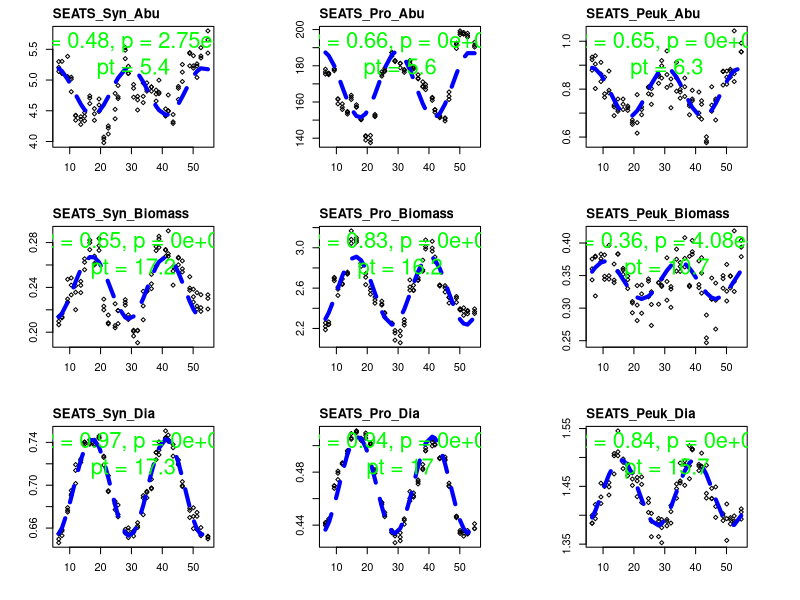
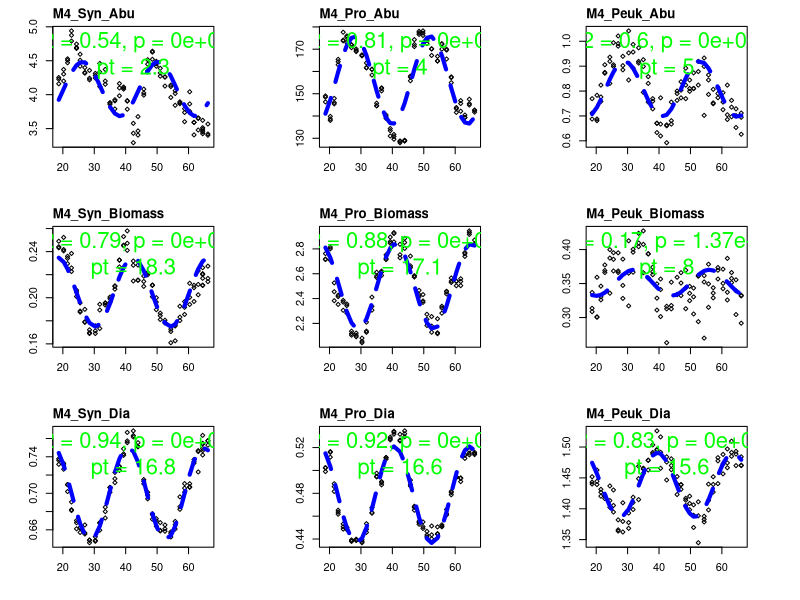
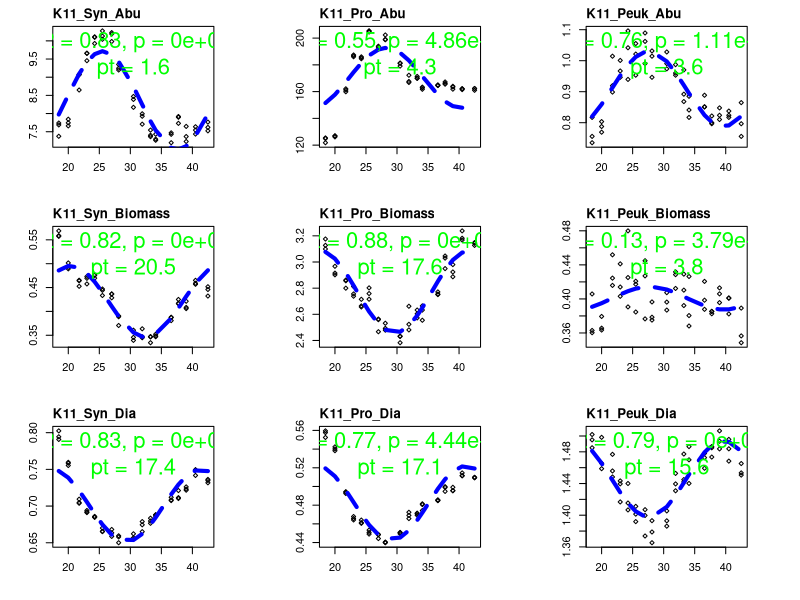
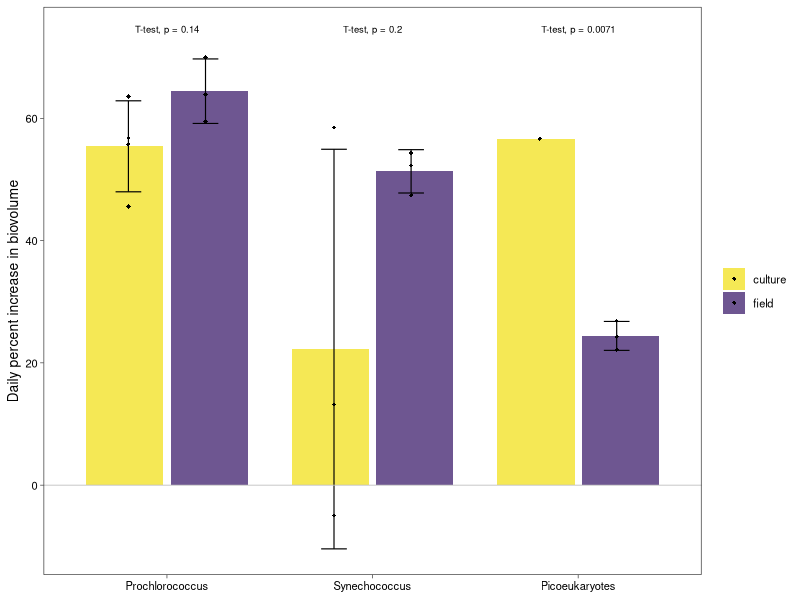
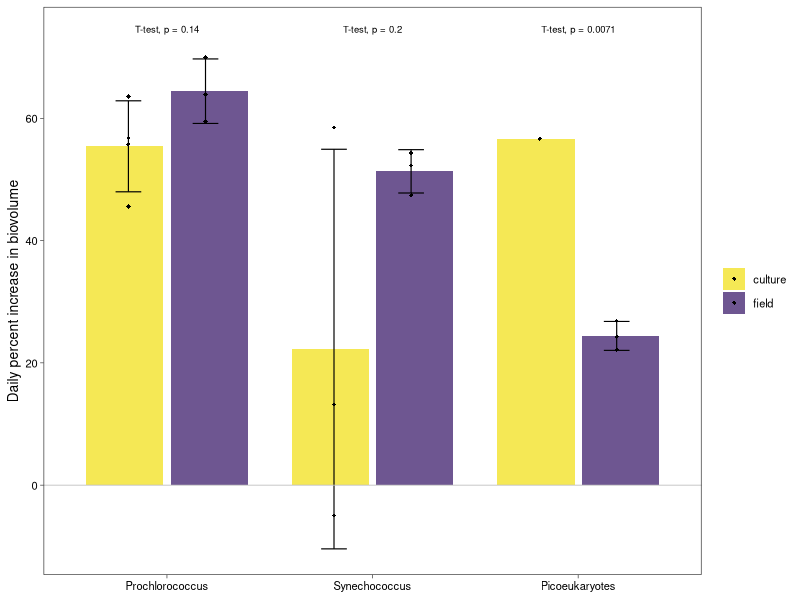

The R source for these figures, in order:
  
    library(lubridate); library(scales);library(tidyverse); library(ggpubr);
    
    #' size and biomass calculation (equation parameters refer to Calibration_FSC.R)
    #' 
    #' @author Changlin Li 
    #' 
    #' @param FSC normalized to standard beads (0.97-µm)
    #' @param Abu abudance (10^3 cells mL-1)
    #'
    #' @return Dia cell size (µm, equivalent spherical diameter, ESD)
    #' @return Biomass  (μg C L-1)
    #' 
    FSC_Dia <- function(FSC){
      Dia <- 10 ^ (log10(FSC) * 0.250378257 + 0.135092677)
      return(Dia)
    }
    
    FSC_Abu_Biomass <- function(FSC, Abu) {
      Dia <- 10 ^ (log10(FSC) * 0.250378257 + 0.135092677)
      Vol <- 4/3*pi*((Dia)/2)^3
      Carbon  <- Vol * 280
      Biomass <- Carbon * Abu / 1000
      return(Biomass)
    }
    
    Vol <- function(Dia) 4/3*pi*((Dia)/2)^3 # biovolume
    
    
    Pico0 <- read_csv("Data/Picoauto.csv")
    Sampletime <- read_csv("Data/Sampletime.csv") %>% 
      mutate(Time = ymd_hms(paste(Date0, Time0))) %>%
      select(Id, Time)
    
    Sampletime %>% count(Id) %>% filter(n > 1)
    Pico0 %>% anti_join(Sampletime, by = "Id")
    
    Pico <- Pico0 %>% 
      left_join(Sampletime, by = "Id") %>%
      arrange(Time) %>%
      group_by(Station) %>%
      mutate(t = time_length(interval(date(min(Time)), Time), "hour")) %>% 
      ungroup() %>%
      mutate(Syn_Biomass  = FSC_Abu_Biomass(SynFSC, Syn),
             Pro_Biomass  = FSC_Abu_Biomass(ProFSC, Pro),
             Peuk_Biomass = FSC_Abu_Biomass(PeukFSC, Peuk),
             Syn_Dia      = FSC_Dia(SynFSC),
             Pro_Dia      = FSC_Dia(ProFSC),
             Peuk_Dia     = FSC_Dia(PeukFSC)) %>% 
      select(Station, Id, Id1, Time, t, everything()) %>% 
      select(-contains("FSC")) %>% 
      rename(Syn_Abu = Syn, Pro_Abu = Pro, Peuk_Abu = Peuk) %>%
      gather(Pico, Value, Syn_Abu:Peuk_Dia) %>%
      drop_na(Value)
    
    
    
    Istation <- unique(Pico$Station)
    Ipico    <- unique(Pico$Pico)
    result  <- tibble(station= character(), pico      = character(),
                      p      = numeric(),   amplitude = numeric(),
                      Mesor  = numeric(),   phi       = numeric(), r2 = numeric())
    
    for(i in seq_along(Istation)){
      #i=1
      df0 <- Pico %>% filter(Station == Istation[i])
      par(mfrow = c(3,3), mar = c(4,4,2,4))
      
      for(j in seq_along(Ipico)){
        #j= 7
        df <- df0 %>% filter(Pico == Ipico[j])
        
        Ylim <- range(df$Value, na.rm = TRUE)
        Xlim <- range(df$t,     na.rm = TRUE)
        # lm fit
        lm1 <- with(df, lm(Value ~ cos(pi/12*t) + sin(pi/12*t)))
        #summary(lm1)
        ft    <- summary(lm1)$fstatistic
        p_val <- unname(1 - pf(ft[1], ft[2], ft[3]))
        
        coef1 <- coef(lm1)
        a <- coef1[2]
        b <- coef1[3]
        phase <- atan2(b, a) %% (2*pi) # refer to package HarmonicRegression
        amplitude <- sqrt(a^2 + b^2)
        r2 <- summary(lm1)$r.squared
        Mesor <- coef1[1]
        
        df <- df %>% mutate(y1 = a * cos(pi/12 * t) + b * sin(pi/12 * t) + Mesor) 
        
        plot(Value ~ t, df
             ,"p", cex=.6, pch = 5
             ,xlab = "", ylab = "")
        lines(y1 ~ t, df, col = "blue", lty = 2, lwd = 4)
        title(main = paste0(Istation[i], "_", Ipico[j]), adj = 0)
        text(x = (Xlim[1] + Xlim[2])/2, y = (Ylim[1] * 2 + Ylim[2] * 8) / 10
             ,paste0("r2 = "   ,  round(r2, 2) 
                     ,", p = "  , format(signif(p_val, 3), scientific = TRUE),"\n"
                     ,"pt = ", round(phase /2/pi * 24, 1)), col = "green", cex = 2)
        
        result <- result %>%
          add_row(station= Istation[i], pico      = Ipico[j],
                  p      = p_val,       amplitude = amplitude,        
                  Mesor  = Mesor,       phi       = phase, r2 = r2)
      }
    }
    
    
    
    field <- result %>% 
      filter(r2 > .37) %>% 
      separate(pico, c("pico", "para")) %>% 
      mutate(peak      = Mesor + amplitude,
             trough    = Mesor - amplitude,
             rIncrease = 2* amplitude / trough,
             rVol      = ifelse(para == "Dia", Vol(peak) / Vol(trough) - 1, NA))

    # summarise average daily percent increase
    out2 <- field %>% 
      group_by(pico, para) %>% 
      summarise(m.rIncrease  = round(mean(rIncrease) * 100, 1),
                sd.rIncrease = round(sd(rIncrease) * 100, 1))
    
    # biovolume daily percent increase
    out3 <- field %>% 
      drop_na(rVol) %>% 
      group_by(pico) %>% 
      summarise(m.rVol  = round(mean(rVol) * 100, 1),
                sd.rVol = round(sd(rVol) * 100, 1))
  

    # the culture diel increase
    Lab  <- read_csv("Data/FSC_size.csv") %>% 
      select(Pico,Culture,Id,Size) %>% 
      pivot_wider(names_from  = Id,
                  values_from = Size) %>% 
      mutate(rSize = `3`/`1` - 1,
             rVol = Vol(`3`)/Vol(`1`) - 1) %>% 
      select(Pico, rVol)%>% 
      rename(pico = Pico) %>% 
      mutate(Id = "culture")

    
    dat <- field %>% 
      drop_na(rVol) %>% 
      select(pico,rVol) %>% 
      mutate(Id = "field") %>% 
      bind_rows(Lab) %>% 
      mutate(pico = factor(pico, levels = c("Pro", "Syn", "Peuk")))


    Icolor <- c("#f5e855","#6e5691")
    lwd_pt <- 1/(.pt*72.27/96)
    theme_set(theme_bw(base_size = 10, base_line_size = .4*lwd_pt, base_rect_size = .4*lwd_pt) +
                theme(plot.title = element_text(face = "bold", hjust = 0.5),
                      panel.border = element_rect(fill = NA, colour = "black", size = rel(2)),
                      axis.text  = element_text(colour = "black"),
                      axis.ticks = element_line(colour = "black"),
                      plot.background  = element_rect(colour = NA),
                      panel.grid =element_blank(),
                      legend.title = element_blank()))
    
    p <- ggplot(dat, aes(x = pico, y = rVol * 100, fill = Id)) +
      geom_bar(stat = "summary", fun = mean,  position = position_dodge(width = .82),width = .75) +
      geom_point(position = position_dodge(.75), size = 1.2, shape = 18) +
      stat_summary(fun.data = 'mean_sd', geom = "errorbar", colour = "black",
                   width = 0.25,position = position_dodge( .75), size = .4) +
      geom_hline(aes(yintercept=0),color = "grey", size = .3) +
      scale_fill_manual( values = Icolor) +
      scale_x_discrete(breaks = c("Pro", "Syn", "Peuk"),
                       labels = c("Prochlorococcus","Synechococcus","Picoeukaryotes")) +
      xlab(NULL) + ylab("Daily percent increase in biovolume") +
      ylim(-10.45,74) +
      theme(legend.title = element_blank(),
            panel.grid.major = element_blank(),
            panel.grid.minor = element_blank()) 

    # Levene test
    library(car); 
    dat %>% split(.$pico) %>% map(~leveneTest(rVol ~ Id, data = .x, center = mean))
    # all p value > 0.05, so (var.equal = TRUE)
    
    p +　stat_compare_means(method = "t.test", method.args = list(var.equal = TRUE), size=2.4)
    ggsave(filename = "Figure/rVol.pdf",  width = 4.3, height = 3.3)
    
    
    